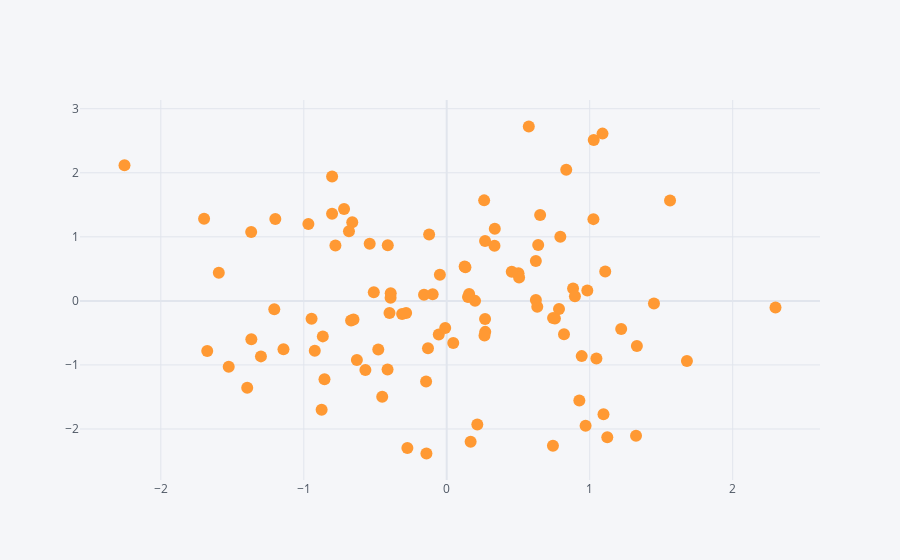

The notebook cell saved with this chart:
### Code cell
df.iplot(kind='scatter',x='A', y='B', mode='markers')
